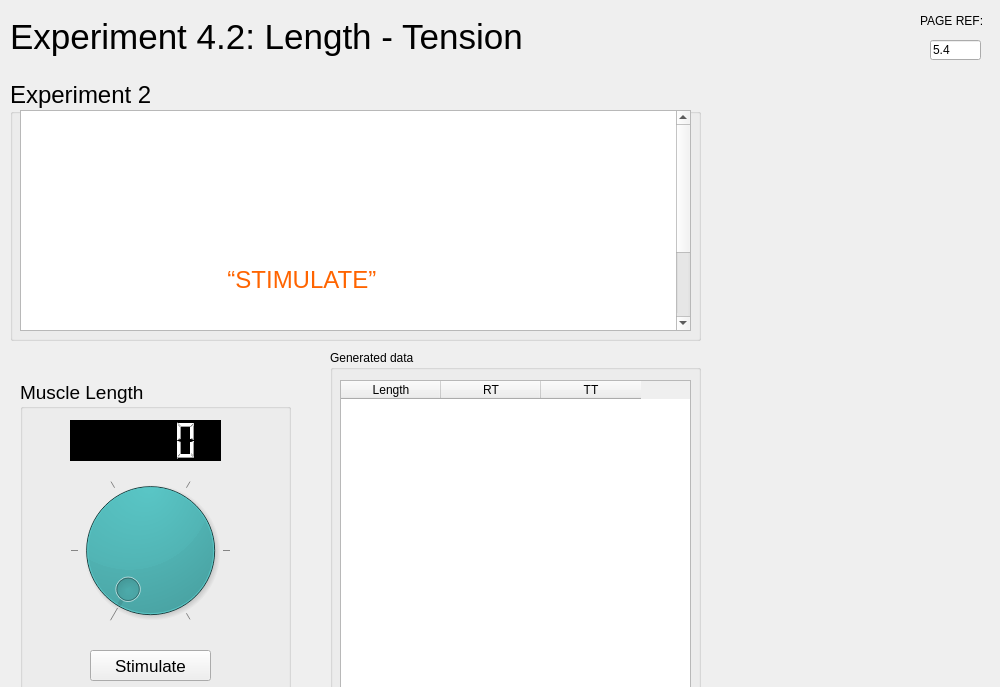
<?xml version="1.0" encoding="UTF-8"?>
<ui version="4.0">
 <class>MainWindow</class>
 <widget class="QMainWindow" name="MainWindow">
  <property name="geometry">
   <rect>
    <x>0</x>
    <y>0</y>
    <width>1000</width>
    <height>687</height>
   </rect>
  </property>
  <property name="windowTitle">
   <string>MainWindow</string>
  </property>
  <property name="autoFillBackground">
   <bool>false</bool>
  </property>
  <widget class="QWidget" name="centralwidget">
   <widget class="QGroupBox" name="groupBox">
    <property name="geometry">
     <rect>
      <x>20</x>
      <y>380</y>
      <width>271</width>
      <height>321</height>
     </rect>
    </property>
    <property name="font">
     <font>
      <pointsize>14</pointsize>
     </font>
    </property>
    <property name="title">
     <string>Muscle Length</string>
    </property>
    <widget class="QDial" name="dial">
     <property name="geometry">
      <rect>
       <x>0</x>
       <y>90</y>
       <width>261</width>
       <height>161</height>
      </rect>
     </property>
     <property name="styleSheet">
      <string notr="true">background-color: rgb(0, 170, 170);
color: rgb(255, 0, 0);</string>
     </property>
     <property name="minimum">
      <number>255</number>
     </property>
     <property name="maximum">
      <number>350</number>
     </property>
     <property name="singleStep">
      <number>5</number>
     </property>
     <property name="pageStep">
      <number>1000</number>
     </property>
     <property name="wrapping">
      <bool>false</bool>
     </property>
     <property name="notchesVisible">
      <bool>true</bool>
     </property>
    </widget>
    <widget class="QLCDNumber" name="lcdNumber">
     <property name="geometry">
      <rect>
       <x>50</x>
       <y>40</y>
       <width>151</width>
       <height>41</height>
      </rect>
     </property>
     <property name="styleSheet">
      <string notr="true">background-color: rgb(0, 0, 0);
color: rgb(255, 255, 255);</string>
     </property>
    </widget>
    <widget class="QPushButton" name="pushButtonStimulate">
     <property name="geometry">
      <rect>
       <x>70</x>
       <y>270</y>
       <width>121</width>
       <height>31</height>
      </rect>
     </property>
     <property name="font">
      <font>
       <pointsize>13</pointsize>
      </font>
     </property>
     <property name="text">
      <string>Stimulate</string>
     </property>
    </widget>
   </widget>
   <widget class="QGroupBox" name="groupBox_2">
    <property name="geometry">
     <rect>
      <x>330</x>
      <y>350</y>
      <width>371</width>
      <height>351</height>
     </rect>
    </property>
    <property name="title">
     <string>Generated data</string>
    </property>
    <widget class="QTableWidget" name="tableWidget">
     <property name="geometry">
      <rect>
       <x>10</x>
       <y>30</y>
       <width>351</width>
       <height>311</height>
      </rect>
     </property>
     <column>
      <property name="text">
       <string>Length</string>
      </property>
     </column>
     <column>
      <property name="text">
       <string>RT</string>
      </property>
     </column>
     <column>
      <property name="text">
       <string>TT</string>
      </property>
     </column>
    </widget>
   </widget>
   <widget class="QProgressBar" name="progressBar">
    <property name="geometry">
     <rect>
      <x>172</x>
      <y>721</y>
      <width>649</width>
      <height>21</height>
     </rect>
    </property>
    <property name="sizePolicy">
     <sizepolicy hsizetype="Minimum" vsizetype="Fixed">
      <horstretch>0</horstretch>
      <verstretch>0</verstretch>
     </sizepolicy>
    </property>
    <property name="value">
     <number>1</number>
    </property>
    <property name="textVisible">
     <bool>false</bool>
    </property>
   </widget>
   <widget class="QPushButton" name="pushButtonMenu">
    <property name="enabled">
     <bool>true</bool>
    </property>
    <property name="geometry">
     <rect>
      <x>914</x>
      <y>720</y>
      <width>75</width>
      <height>23</height>
     </rect>
    </property>
    <property name="sizePolicy">
     <sizepolicy hsizetype="Maximum" vsizetype="Fixed">
      <horstretch>0</horstretch>
      <verstretch>0</verstretch>
     </sizepolicy>
    </property>
    <property name="minimumSize">
     <size>
      <width>50</width>
      <height>20</height>
     </size>
    </property>
    <property name="text">
     <string>MENU</string>
    </property>
   </widget>
   <widget class="QPushButton" name="pushButtonBack">
    <property name="geometry">
     <rect>
      <x>10</x>
      <y>720</y>
      <width>75</width>
      <height>23</height>
     </rect>
    </property>
    <property name="sizePolicy">
     <sizepolicy hsizetype="Maximum" vsizetype="Fixed">
      <horstretch>0</horstretch>
      <verstretch>0</verstretch>
     </sizepolicy>
    </property>
    <property name="text">
     <string>BACK</string>
    </property>
   </widget>
   <widget class="QPushButton" name="pushButtonNext">
    <property name="geometry">
     <rect>
      <x>91</x>
      <y>720</y>
      <width>75</width>
      <height>23</height>
     </rect>
    </property>
    <property name="sizePolicy">
     <sizepolicy hsizetype="Maximum" vsizetype="Fixed">
      <horstretch>0</horstretch>
      <verstretch>0</verstretch>
     </sizepolicy>
    </property>
    <property name="text">
     <string>NEXT</string>
    </property>
   </widget>
   <widget class="QLabel" name="labelPage">
    <property name="geometry">
     <rect>
      <x>827</x>
      <y>709</y>
      <width>81</width>
      <height>49</height>
     </rect>
    </property>
    <property name="sizePolicy">
     <sizepolicy hsizetype="Maximum" vsizetype="Preferred">
      <horstretch>0</horstretch>
      <verstretch>0</verstretch>
     </sizepolicy>
    </property>
    <property name="font">
     <font>
      <pointsize>11</pointsize>
      <weight>75</weight>
      <bold>true</bold>
     </font>
    </property>
    <property name="styleSheet">
     <string notr="true">color: rgb(255, 255, 255);</string>
    </property>
    <property name="text">
     <string>PAGE 4 / 7</string>
    </property>
   </widget>
   <widget class="QLabel" name="labelPageRef">
    <property name="geometry">
     <rect>
      <x>920</x>
      <y>10</y>
      <width>71</width>
      <height>21</height>
     </rect>
    </property>
    <property name="sizePolicy">
     <sizepolicy hsizetype="Maximum" vsizetype="Preferred">
      <horstretch>0</horstretch>
      <verstretch>0</verstretch>
     </sizepolicy>
    </property>
    <property name="text">
     <string>PAGE REF:</string>
    </property>
   </widget>
   <widget class="QLineEdit" name="lineEdit">
    <property name="geometry">
     <rect>
      <x>930</x>
      <y>40</y>
      <width>51</width>
      <height>20</height>
     </rect>
    </property>
    <property name="sizePolicy">
     <sizepolicy hsizetype="Ignored" vsizetype="Fixed">
      <horstretch>0</horstretch>
      <verstretch>0</verstretch>
     </sizepolicy>
    </property>
    <property name="text">
     <string>5.4</string>
    </property>
    <property name="readOnly">
     <bool>true</bool>
    </property>
   </widget>
   <widget class="QLabel" name="labelCurrentWindow">
    <property name="geometry">
     <rect>
      <x>10</x>
      <y>0</y>
      <width>571</width>
      <height>74</height>
     </rect>
    </property>
    <property name="font">
     <font>
      <pointsize>26</pointsize>
     </font>
    </property>
    <property name="text">
     <string>Experiment 4.2: Length - Tension</string>
    </property>
   </widget>
   <widget class="QGroupBox" name="groupBox_3">
    <property name="geometry">
     <rect>
      <x>10</x>
      <y>80</y>
      <width>691</width>
      <height>261</height>
     </rect>
    </property>
    <property name="font">
     <font>
      <pointsize>18</pointsize>
     </font>
    </property>
    <property name="title">
     <string>Experiment 2</string>
    </property>
    <widget class="QTextEdit" name="textEdit">
     <property name="geometry">
      <rect>
       <x>10</x>
       <y>30</y>
       <width>671</width>
       <height>221</height>
      </rect>
     </property>
     <property name="font">
      <font>
       <pointsize>21</pointsize>
      </font>
     </property>
     <property name="html">
      <string>&lt;!DOCTYPE HTML PUBLIC &quot;-//W3C//DTD HTML 4.0//EN&quot; &quot;http://www.w3.org/TR/REC-html40/strict.dtd&quot;&gt;
&lt;html&gt;&lt;head&gt;&lt;meta name=&quot;qrichtext&quot; content=&quot;1&quot; /&gt;&lt;style type=&quot;text/css&quot;&gt;
p, li { white-space: pre-wrap; }
&lt;/style&gt;&lt;/head&gt;&lt;body style=&quot; font-family:'.AppleSystemUIFont'; font-size:21pt; font-weight:400; font-style:normal;&quot;&gt;
&lt;p align=&quot;justify&quot; style=&quot; margin-top:0px; margin-bottom:0px; margin-left:0px; margin-right:0px; -qt-block-indent:0; text-indent:0px;&quot;&gt;&lt;a name=&quot;docs-internal-guid-e93a8562-7fff-014e-29a3-aafb6dbbd424&quot;&gt;&lt;/a&gt;&lt;span style=&quot; font-family:'Times New Roman'; font-size:18pt; color:#ffffff; background-color:transparent;&quot;&gt;Y&lt;/span&gt;&lt;span style=&quot; font-family:'Times New Roman'; font-size:18pt; color:#ffffff; background-color:transparent;&quot;&gt;ou can set the muscle length to any value between set limits. Explore the effect of changing the length on the resting tension and the tetanic tension. &lt;/span&gt;&lt;/p&gt;
&lt;p align=&quot;justify&quot; style=&quot; margin-top:0px; margin-bottom:0px; margin-left:0px; margin-right:0px; -qt-block-indent:0; text-indent:0px; line-height:120%;&quot;&gt;&lt;span style=&quot; font-family:'Times New Roman'; font-size:18pt; color:#ffffff; background-color:transparent;&quot;&gt;Set the muscle length by moving the arrow around the dial (the current length is also displayed in the “Muscle length” box). Clicking the &lt;/span&gt;&lt;span style=&quot; font-family:'Times New Roman'; font-size:18pt; color:#ff6400; background-color:transparent;&quot;&gt;“STIMULATE”&lt;/span&gt;&lt;span style=&quot; font-family:'Times New Roman'; font-size:18pt; color:#ffffff; background-color:transparent;&quot;&gt; button will then tetanically stimulate the nerve. The resulting resting tension and tetanic tension are displayed in the appropriate boxes.&lt;/span&gt;&lt;/p&gt;
&lt;p align=&quot;justify&quot; style=&quot; margin-top:0px; margin-bottom:0px; margin-left:0px; margin-right:0px; -qt-block-indent:0; text-indent:0px; line-height:120%;&quot;&gt;&lt;span style=&quot; font-family:'Times New Roman'; font-size:18pt; color:#ffffff; background-color:transparent;&quot;&gt;Once you think you have taken enough reading, move on to the next page.&lt;/span&gt;&lt;/p&gt;&lt;/body&gt;&lt;/html&gt;</string>
     </property>
    </widget>
   </widget>
   <widget class="QLabel" name="labelImage">
    <property name="geometry">
     <rect>
      <x>760</x>
      <y>180</y>
      <width>181</width>
      <height>341</height>
     </rect>
    </property>
    <property name="text">
     <string/>
    </property>
    <property name="pixmap">
     <pixmap>../img/exp4.2/EXP4.2.1.png</pixmap>
    </property>
    <property name="scaledContents">
     <bool>true</bool>
    </property>
   </widget>
  </widget>
 </widget>
 <resources>
  <include location="../resources.qrc"/>
 </resources>
 <connections/>
</ui>
